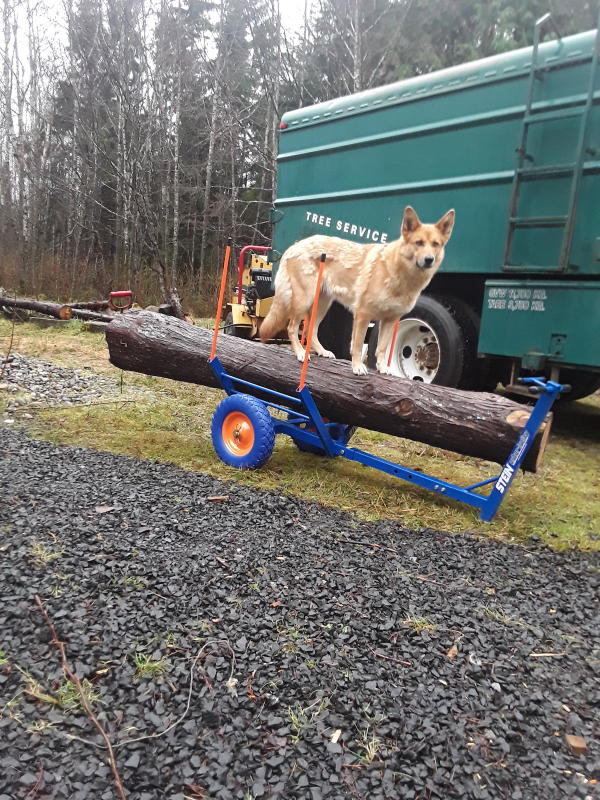
#> input picture assets/images/20220322_085210.jpg, 1200 x 1600 px (shown at 1/2 size)
$ python build-gallery.py
#> lines starting #> are read from the running program, lines starting #| are printed output that depends on the picture
#> in main, img is the input picture: PIL image 1200x1600 RGB; mean R, G, B 112.6, 114.1, 110.5
"""Crop work photos to uniform gallery card size (1024x605)."""
from pathlib import Path

from PIL import Image, ImageEnhance, ImageOps

ROOT = Path(__file__).resolve().parents[1]
SRC = ROOT / "assets" / "images"
OUT = SRC / "gallery"
TARGET = (1024, 605)
TARGET_AR = TARGET[0] / TARGET[1]

# filename, focal_x, focal_y (0–1; tune so equipment/work stays in frame)
GALLERY = [
    ("20220322_085210.jpg", 0.5, 0.5),
    ("20220424_102637.jpg", 0.5, 0.4, {"autocontrast": 1, "contrast": 1.2, "color": 1.18, "brightness": 0.98}),
    ("20220424_102807.jpg", 0.5, 0.5, {"autocontrast": 1, "contrast": 1.12, "color": 1.14, "brightness": 1.0}),
    ("20220630_114805.jpg", 0.5, 0.5),
    ("20220709_090309.jpg", 0.5, 0.42),
    ("20221006_093805.jpg", 0.42, 0.38, {"gamma": 0.78, "brightness": 1.2, "contrast": 1.12, "color": 1.1}),
    ("6b0445ea24c7f2e33f7fc735e4e72e09.0.jpg", 0.5, 0.5),
    ("9fc1f638893ab9895455ee06a2c2224f.0.jpg", 0.5, 0.5),
    ("b3145e40139125f9766498d86f06de23.0.jpg", 0.5, 0.5),
    ("brushing-land-clearing.jpg", 0.5, 0.45),
    ("berry-bush-clearing-1.jpg", 0.5, 0.5),
    ("berry-bush-clearing-2.jpg", 0.5, 0.5),
    ("berry-bush-clearing-3.jpg", 0.5, 0.5),
    ("Chris-tree-trimming.jpg", 0.5, 0.35),
    ("IMG_1955.jpg", 0.5, 0.5),
    ("IMG_2003.jpg", 0.5, 0.5),
    ("IMG_5803.jpg", 0.5, 0.5),
    ("IMG_5866.jpg", 0.65, 0.45),
    ("info-05.jpg", 0.5, 0.5),
    ("land-clearing-service.jpg", 0.5, 0.45),
    ("Land-Clearing.jpg", 0.5, 0.45),
    ("Lawn-Care-2.jpg", 0.5, 0.5),
    ("Lawn-Care.jpg", 0.5, 0.5),
    ("lawn-sprinklers.jpg", 0.5, 0.55),
    ("Property-maintenance2.jpg", 0.5, 0.45),
    ("Tree-Removal-2.jpg", 0.5, 0.4),
    ("tree-work-yard.jpg", 0.5, 0.5),
    ("tree_removal-1.jpg", 0.5, 0.4),
    ("Truck-pic-rear-2.jpg", 0.5, 0.55),
    ("Woodchipping.jpg", 0.4, 0.5),
]


def focal_crop(img: Image.Image, fx: float, fy: float) -> Image.Image:
#> called with fx = 0.5, fy = 0.5
    w, h = img.size
#> w = 1200; h = 1600
    current_ar = w / h
#> current_ar = 0.75

    if current_ar > TARGET_AR:
        new_w = int(round(h * TARGET_AR))
        new_h = h
        cx = fx * w
        left = int(round(cx - new_w / 2))
        left = max(0, min(left, w - new_w))
        box = (left, 0, left + new_w, new_h)
    else:
        new_w = w
#> new_w = 1200
        new_h = int(round(w / TARGET_AR))
#> new_h = 709
        cy = fy * h
#> cy = 800
        top = int(round(cy - new_h / 2))
#> top = 446
        top = max(0, min(top, h - new_h))
        box = (0, top, new_w, top + new_h)
#> box = (0, 446, 1200, 1155)

    return img.crop(box).resize(TARGET, Image.Resampling.LANCZOS)
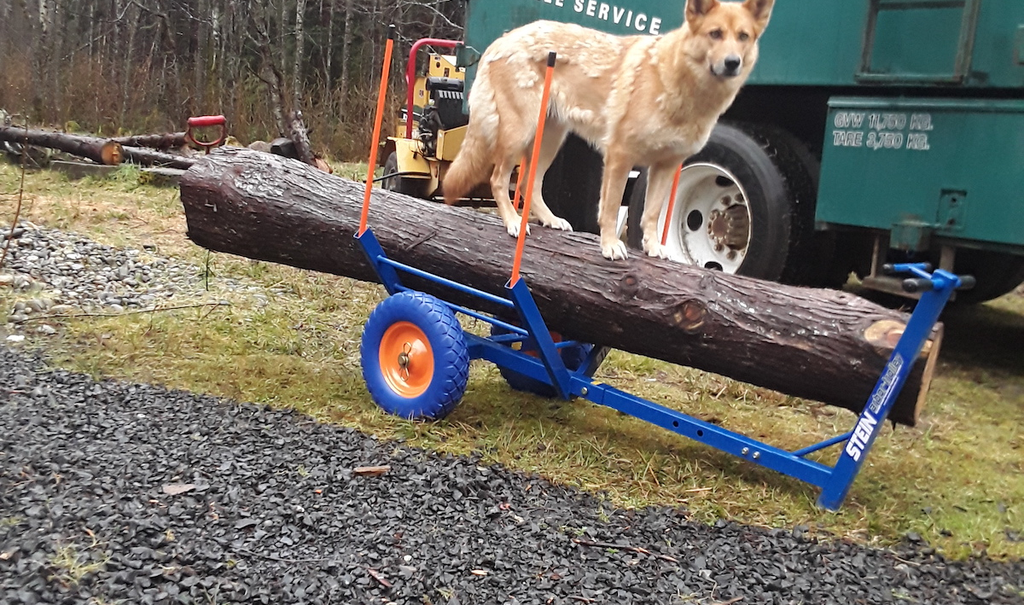
#> returned value: PIL image 1024x605 RGB; mean R, G, B 112.8, 108, 98.7


def apply_gamma(img: Image.Image, gamma: float) -> Image.Image:
    lut = [min(255, int((i / 255.0) ** gamma * 255)) for i in range(256)]
    return img.point(lut * 3)


def apply_enhancements(img: Image.Image, enhancements: dict | None) -> Image.Image:
    if not enhancements:
        return img
    if "autocontrast" in enhancements:
        img = ImageOps.autocontrast(img, cutoff=enhancements["autocontrast"])
    if "gamma" in enhancements:
        img = apply_gamma(img, enhancements["gamma"])
    if "brightness" in enhancements:
        img = ImageEnhance.Brightness(img).enhance(enhancements["brightness"])
    if "contrast" in enhancements:
        img = ImageEnhance.Contrast(img).enhance(enhancements["contrast"])
    if "color" in enhancements:
        img = ImageEnhance.Color(img).enhance(enhancements["color"])
    return img


def main() -> None:
    OUT.mkdir(parents=True, exist_ok=True)
    for entry in GALLERY:
        name, fx, fy = entry[0], entry[1], entry[2]
        enhancements = entry[3] if len(entry) > 3 else None
        src = SRC / name
        if not src.exists():
            print(f"skip missing: {name}")
            continue
        with Image.open(src) as img:
            img = img.convert("RGB")
            img = apply_enhancements(img, enhancements)
            cropped = focal_crop(img, fx, fy)
            cropped.save(OUT / name, quality=88, optimize=True)
            print(f"ok: {name}")
#> pass 2 of the loop in main, `for entry in GALLERY:`:
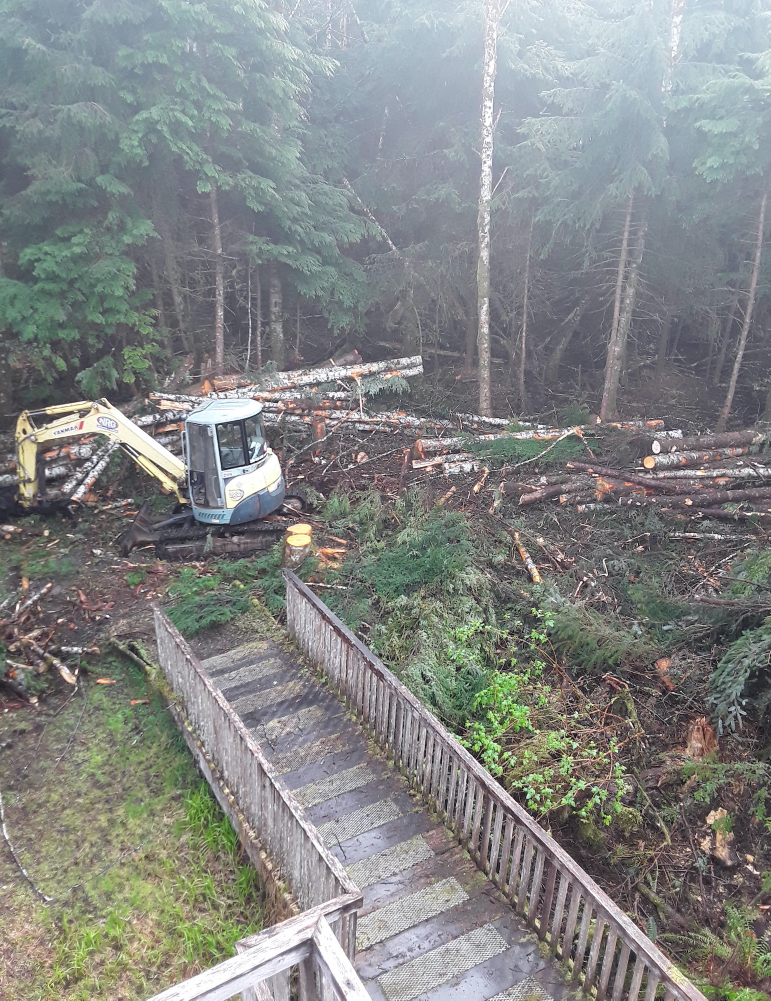
#> input picture assets/images/20220424_102637.jpg, 1542 x 2001 px (shown at 1/2 size)
#> in main, img is the input picture: PIL image 1542x2001 RGB; mean R, G, B 131.8, 134.2, 133
#> in apply_enhancements (call 2), `img = ImageOps.autocontrast(img, cutoff=enhancements["autocontrast"])`:
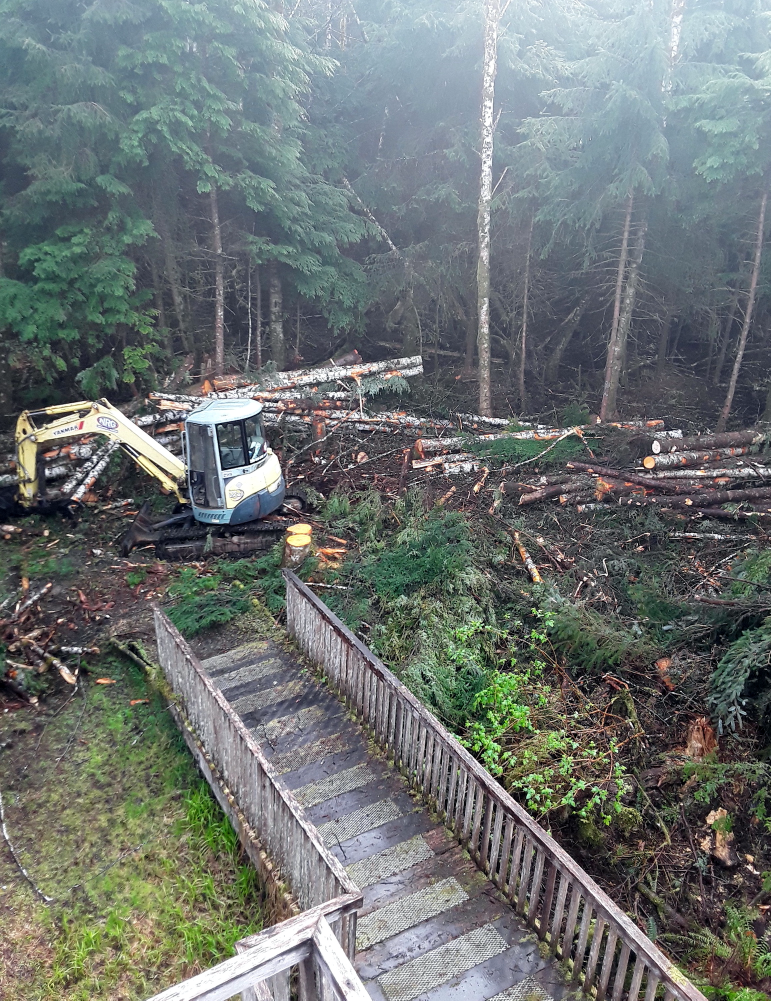
#> img: PIL image 1542x2001 RGB (shown at 1/2 size); mean R, G, B 109.5, 115.6, 114.4
#> in focal_crop (call 2), `return img.crop(box).resize(TARGET, Image.Resampling.LANCZOS)`:
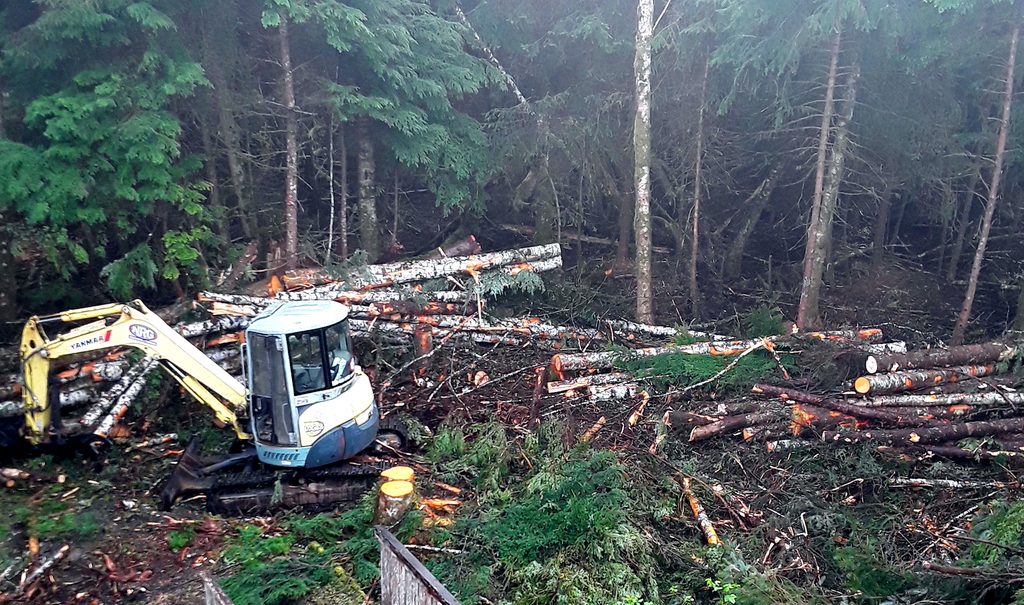
#> returned value: PIL image 1024x605 RGB; mean R, G, B 84.8, 92.7, 96
#> pass 3 of the loop in main, `for entry in GALLERY:`:
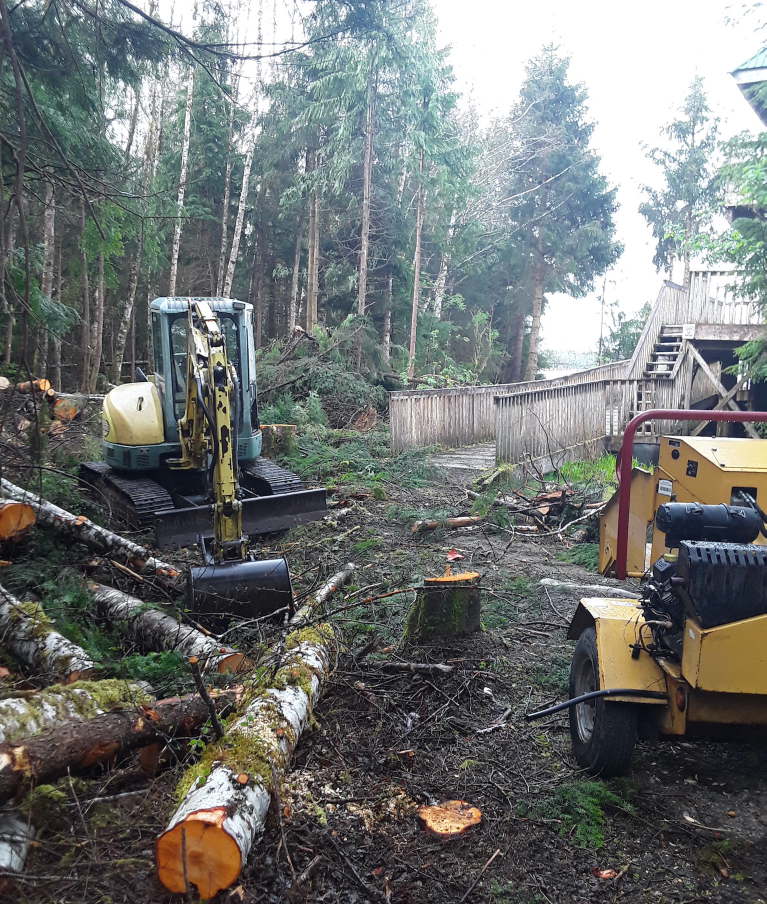
#> input picture assets/images/20220424_102807.jpg, 1533 x 1808 px (shown at 1/2 size)
#> in main, img is the input picture: PIL image 1533x1808 RGB; mean R, G, B 113, 116.3, 115.3
#> in focal_crop (call 3), `return img.crop(box).resize(TARGET, Image.Resampling.LANCZOS)`:
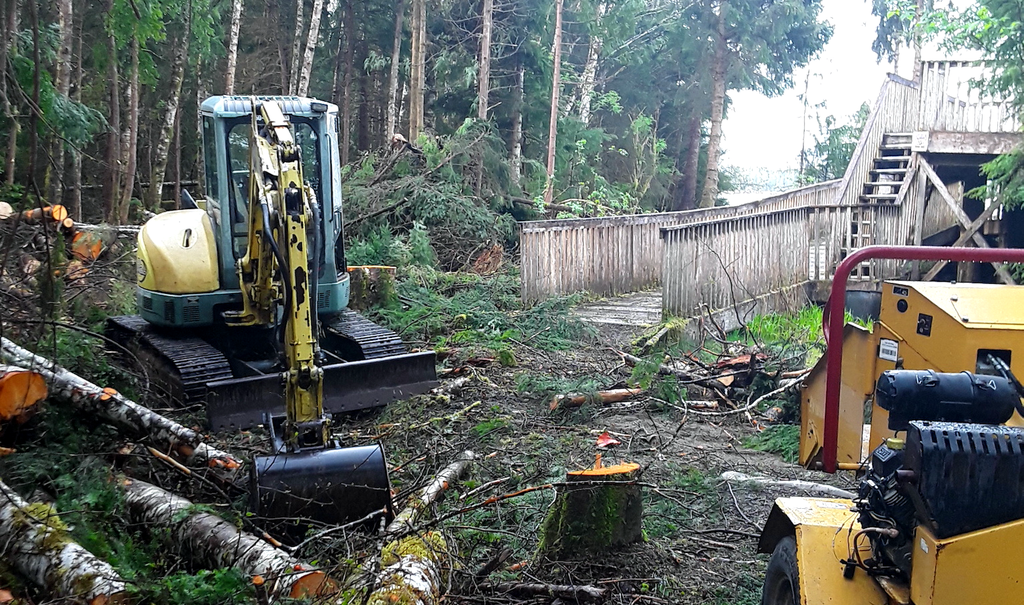
#> returned value: PIL image 1024x605 RGB; mean R, G, B 101.9, 106.7, 101.9
#> the loop made 30 passes; the first 3 are shown


if __name__ == "__main__":
    main()
